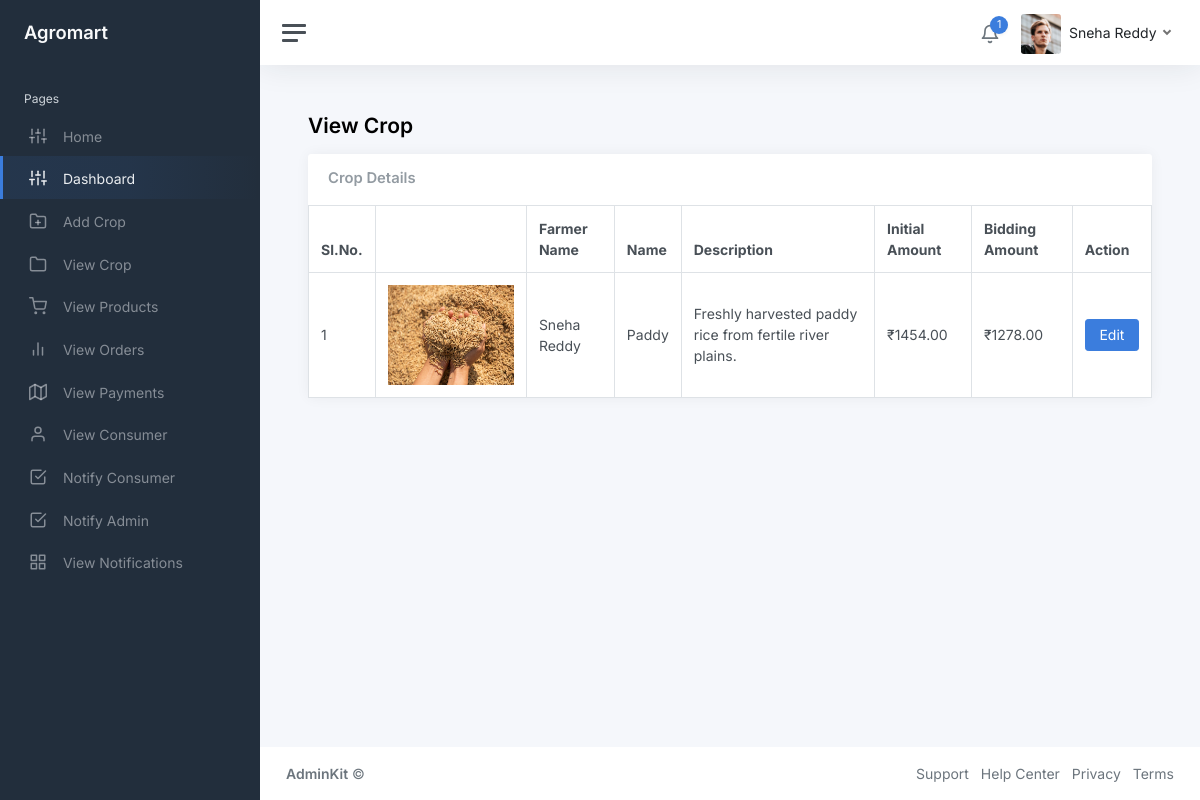
Page /farmer/view-crop.php (signed in) on the committed database.
### tables this page shows
CREATE TABLE IF NOT EXISTS `crops` (
  `crop_id` int NOT NULL AUTO_INCREMENT,
  `crop_name` varchar(30) NOT NULL,
  `crop_description` text NOT NULL,
  `farmer_id` int NOT NULL,
  `crop_initial_amount` int NOT NULL,
  `crop_amount` int DEFAULT NULL,
  `consumer_id` int DEFAULT NULL,
  `image_location` text NOT NULL,
  PRIMARY KEY (`crop_id`)
);

CREATE TABLE IF NOT EXISTS `farmers` (
  `farmer_id` int NOT NULL AUTO_INCREMENT,
  `farmer_name` varchar(30) NOT NULL,
  `farmer_email` varchar(30) NOT NULL,
  `farmer_contact_number` varchar(12) NOT NULL,
  `farmer_address` text NOT NULL,
  `farmer_username` varchar(30) NOT NULL,
  `farmer_password` varchar(30) NOT NULL,
  PRIMARY KEY (`farmer_id`)
);

### farmer/view-crop.php (the view, shortened to what this page needs)
<?php
include './includes/connection.php';
?>
<!DOCTYPE html>
<html lang="en">
<head>
	<link href="css/app.css" rel="stylesheet">
</head>
<body>
	<div class="wrapper">
		<?php include('./includes/sidebar.php'); ?>
		<div class="main">
			<?php include('./includes/navbar.php'); ?>
			<main class="content">
				<div class="container-fluid p-0">
					<h1 class="h3 mb-3"><strong>View Crop</strong></h1>
					<div class="row">
						<div class="col-12 d-flex">
							<div class="card flex-fill">
								<div class="card-header">
									<h5 class="card-title mb-0">Crop Details</h5>
								</div>
								<table class="table table-bordered my-0">
									<thead>
										<tr>
											<th>Sl.No.</th>
											<th class="d-none d-xl-table-cell"></th>
											<th class="d-none d-xl-table-cell">Farmer Name</th>
											<th class="d-none d-xl-table-cell">Name</th>
											<th class="d-none d-xl-table-cell">Description</th>
											<th class="d-none d-xl-table-cell">Initial Amount</th>
											<th class="d-none d-xl-table-cell">Bidding Amount</th>
											<th class="d-none d-xl-table-cell">Action</th>
										</tr>
									</thead>
									<tbody>
										<?php
                                            $id=$_SESSION['farmer_id'];
											$query=mysqli_query($con,"SELECT F.farmer_name, c.crop_name, C.crop_description, C.crop_initial_amount,C.crop_amount, C.image_location, C.crop_id FROM crops C
                                            left join farmers F on F.farmer_id=C.farmer_id where F.farmer_id=$id") or die(mysqli_error($con));
											if(mysqli_num_rows($query)){
												$i=1;
												while($row=mysqli_fetch_array($query)){
										?>
										<tr>
											<td><?php echo $i; ?></td>
                                            <td><img src="<?php echo $row['image_location']; ?>" height="100"></td>
											<td class="d-none d-xl-table-cell"><?php echo $row['farmer_name']; ?></td>
											<td class="d-none d-xl-table-cell"><?php echo $row['crop_name']; ?></td>
											<td class="d-none d-xl-table-cell"><?php echo $row['crop_description']; ?></td>
											<td class="d-none d-xl-table-cell">&#8377;<?php echo $row['crop_initial_amount']; ?>.00</td>
											<td class="d-none d-xl-table-cell">&#8377;<?php echo $row['crop_amount']; ?>.00</td>
											<td class="d-none d-xl-table-cell">
												<a href="./edit-crop.php?crop_id=<?php echo $row['crop_id']; ?>" class="btn btn-primary">Edit</a>
											</td>
										</tr>
										<?php
												$i++;
												}
											}
										?>
									</tbody>
								</table>
							</div>
						</div>
					</div>
				</div>
			</main>
			<?php include('./includes/footer.php'); ?>
		</div>
	</div>
</body>
</html>

### rows in the picture
crops: image_location (picture), farmer.farmer_name "Sneha Reddy", crop_name "Paddy", crop_description "Freshly harvested paddy rice from fertile river plains.", crop_initial_amount "1454", crop_amount "1278"

### other values in the picture
$Count "1"
$Name "Sneha Reddy"
